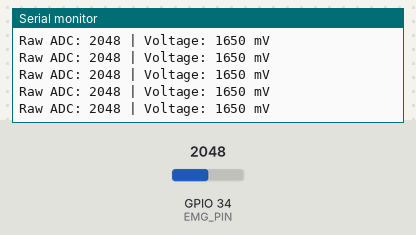
This program was run on a simulated ESP32. Shown: the last lines printed to the serial monitor. Inputs (shaded band) come from the test bench; at power-on: GPIO 34 (EMG_PIN) = 2048 (analog values on the 0–4095 scale).

Above: at 1.2 s.
1.3 s: GPIO 34 (EMG_PIN) set to 2866
At 1.31 s:
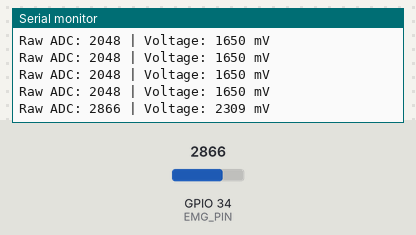
2.8 s: GPIO 34 (EMG_PIN) set to 3603
At 2.82 s:
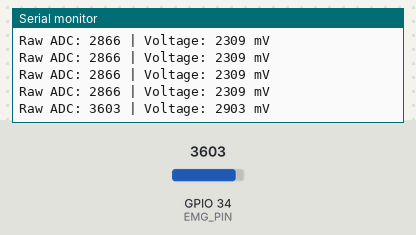
Timing chart, 0 to 5.8 s (numbered marks = the images above; inputs shaded):
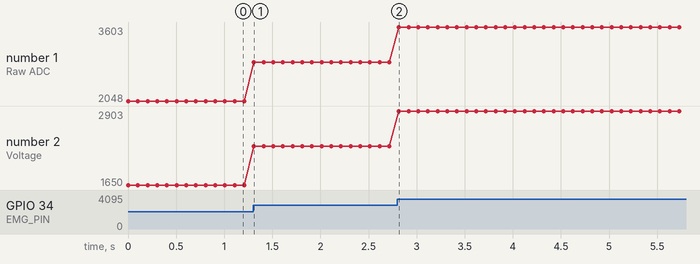

The program:

main.cpp
```cpp
#include <Arduino.h>
#include "config.h"
#include "emg_sensor.h"

// create myoware sensor object
EMGSensor emgSensor(EMG_PIN);

void setup() {
    Serial.begin(SERIAL_BAUD);

    emgSensor.begin();

    Serial.println("Prosthetic hand controller initialized.");
    Serial.println("Reading MyoWare ENV signal...");

    // initialize systems
}

void loop() {

int rawValue = emgSensor.readRaw();
    uint32_t milliVolts = emgSensor.readMilliVolts();

    Serial.print("Raw ADC: ");
    Serial.print(rawValue);

    Serial.print(" | Voltage: ");
    Serial.print(milliVolts);

    Serial.println(" mV");

    delay(100);

}
```

calibration.h
```cpp
#pragma once

// TODO: Define session calibration data and a collection workflow after
// relaxed/noise/contraction measurements establish acceptance criteria.
```

command_classifier.h
```cpp
#pragma once

#include "system_types.h"

// TODO: Define a processed-EMG-to-HandCommand interface after threshold,
// hysteresis, and timing requirements are measured and tested.
```

emg_processing.h
```cpp
#pragma once

#include "system_types.h"

// Values are supplied by calibration in the same units as measurement
// (for example, raw ADC counts or millivolts). No hardware values are assumed.
struct EMGCalibrationValues
{
    float restingBaseline;
    float contractionReference;
};

// Normalize one ENV measurement without ADC access or internal state.
// Returns {0.0f, false} for nonfinite input, negative baseline, or a
// contraction reference that is not greater than the baseline.
// A valid result is clamped to [0.0f, 1.0f]. No smoothing is applied.
EMGProcessed processEMG(float measurement, const EMGCalibrationValues& calibration);
```

emg_sensor.h
```cpp
#pragma once

#include <Arduino.h>

class EMGSensor
{
public:
    // Create an EMG sensor connected to the specified ESP32 ADC pin.
    explicit EMGSensor(uint8_t pin);

    // Configure the ESP32 ADC for the sensor.
    void begin();

    // Return the raw ESP32 ADC reading.
    int readRaw() const;

    // Return the measured signal in millivolts.
    uint32_t readMilliVolts() const;

private:
    uint8_t pin_;
};
```

safety_manager.h
```cpp
#pragma once

#include "system_types.h"

// TODO: Define fault detection and response after mechanical/electrical
// safety decisions. The safe hand position and stop behavior remain TBD.
```

servo_controller.h
```cpp
#pragma once

// TODO: Define semantic open/close/stop interface once driver, mechanical
// limits, channel mapping, and fault response are established on hardware.
```

state_machine.h
```cpp
#pragma once

#include "system_types.h"

// TODO: Define command/state transition interface after startup, stop,
// interruption, motion-complete, and fault behavior are agreed.
```

system_types.h
```cpp
#pragma once

// Semantic types shared between firmware layers. No GPIO or driver types belong here.
enum class HandCommand { NONE, OPEN, CLOSE };
enum class HandState { STARTUP, OPEN, OPENING, CLOSED, CLOSING, STOPPED, FAULT };
enum class FaultCode { NONE, INVALID_EMG, SERVO_COMMUNICATION };

struct EMGProcessed
{
    float activation; // Normalized 0.0-1.0 when valid; calibration is TBD.
    bool valid;
};
```

calibration.cpp
```cpp
#include "calibration.h"

// TODO: Implement calibration independently from normal EMG processing.
```

command_classifier.cpp
```cpp
#include "command_classifier.h"

// TODO: Implement conventional classification without machine learning.
```

emg_processing.cpp
```cpp
#include "emg_processing.h"

#include <cmath>

EMGProcessed processEMG(float measurement, const EMGCalibrationValues& calibration)
{
    if (!std::isfinite(measurement) ||
        !std::isfinite(calibration.restingBaseline) ||
        !std::isfinite(calibration.contractionReference) ||
        calibration.restingBaseline < 0.0f ||
        calibration.contractionReference <= calibration.restingBaseline)
    {
        return {0.0f, false};
    }

    // Compare before subtracting so extreme finite inputs still clamp cleanly.
    if (measurement <= calibration.restingBaseline)
    {
        return {0.0f, true};
    }
    if (measurement >= calibration.contractionReference)
    {
        return {1.0f, true};
    }

    const float span = calibration.contractionReference - calibration.restingBaseline;
    return {(measurement - calibration.restingBaseline) / span, true};
}
```

emg_sensor.cpp
```cpp
#include "emg_sensor.h"

// Constructor
EMGSensor::EMGSensor(uint8_t pin)
    : pin_(pin)
{
}

// Configure the ESP32 ADC for the MyoWare sensor
void EMGSensor::begin()
{
    pinMode(pin_, INPUT);

    // ESP32 ADC uses 12-bit resolution:
    // 0 to 4095
    analogReadResolution(12);

    // Increase measurable voltage range for the ADC input.
    analogSetPinAttenuation(pin_, ADC_11db);
}

// Read raw ADC value (0-4095)
int EMGSensor::readRaw() const
{
    return analogRead(pin_);
}

// Read approximate input voltage in millivolts
uint32_t EMGSensor::readMilliVolts() const
{
    return analogReadMilliVolts(pin_);
}
```

safety_manager.cpp
```cpp
#include "safety_manager.h"

// TODO: Validate sensor faults, power instability, servo communication,
// and agreed stop behavior with hardware before enabling motion.
```

servo_controller.cpp
```cpp
#include "servo_controller.h"

// TODO: Select and bench-test driver before adding PWM/I2C or servo motion.
// No servo output is initialized by this scaffold.
```

state_machine.cpp
```cpp
#include "state_machine.h"

// TODO: Implement pure state transitions without GPIO or servo-driver calls.
```

config.h
```cpp
#pragma once

// ============================================================
// Prosthetic Hand Hardware Configuration
// ============================================================

// Serial communication
constexpr unsigned long SERIAL_BAUD = 115200;

// MyoWare 2.0 EMG Sensor
// GPIO 34 is an ADC1-capable input on the ESP32 DevKit V1.
constexpr int EMG_PIN = 34;
```

Measured:
- after the input at 1.3 s, the serial monitor: prints a new line at once (image 1)
- after the input at 2.8 s, the serial monitor: prints a new line at once (image 2)
- plotted number 1: 2048 → 2866 after the input at 1.3 s, 2866 → 3603 after the input at 2.8 s
- plotted number 2: 1650 → 2309 after the input at 1.3 s, 2309 → 2903 after the input at 2.8 s
